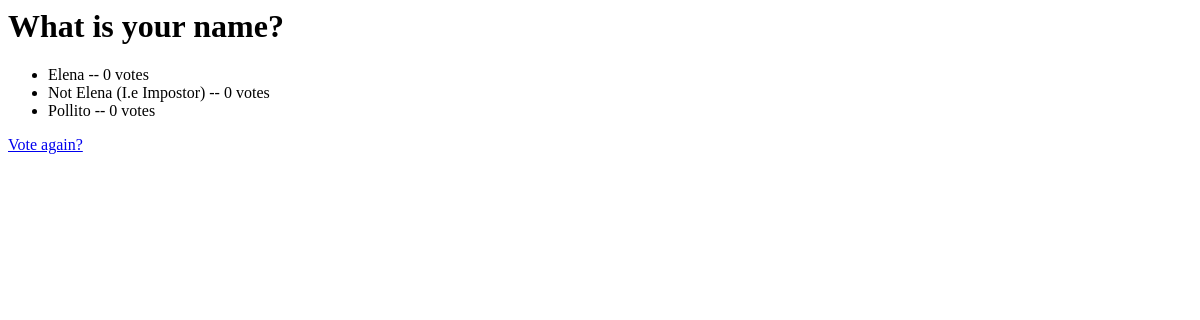
Before: /polls/2/results/ with the older database file.
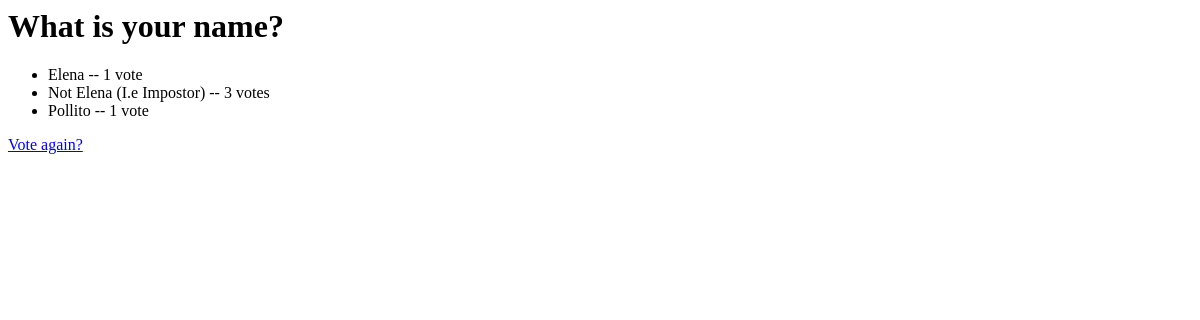
After: the same page with the newer database file.
### polls/models.py (models this page shows, shortened)
class Question(models.Model):#Each of these is a model I think.
    question_text = models.CharField(max_length=200)
    pub_date = models.DateTimeField("date published")

class Choice(models.Model):
    question = models.ForeignKey(Question, on_delete=models.CASCADE)#Foreign key links each choice to a Question.
    choice_text = models.CharField(max_length=200)
    votes = models.IntegerField(default=0)

### polls/views.py (the view)
# urls.py: path("<int:pk>/results/", views.ResultsView.as_view(), name="results"),
class ResultsView(generic.DetailView):
    model = Question
    template_name = "polls/results.html"

### polls/templates/polls/results.html
<h1>{{ question.question_text }}</h1>
<ul>
{% for choice in question.choice_set.all %}
    <li>{{ choice.choice_text }} -- {{ choice.votes }} vote{{ choice.votes|pluralize }}</li>
{% endfor %}
</ul>
<a href="{% url 'polls:detail' question.id %}">Vote again?</a>

Changed rows visible on the page:
changed Choice "Elena": votes "0" → "1"
changed Choice "Not Elena (I.e Impostor)": votes "0" → "3"
changed Choice "Pollito": votes "0" → "1"
